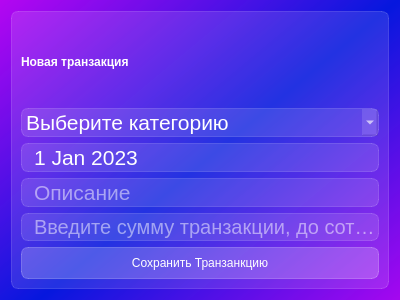
<?xml version="1.0" encoding="UTF-8"?>
<ui version="4.0">
 <class>Form</class>
 <widget class="QWidget" name="Form">
  <property name="geometry">
   <rect>
    <x>0</x>
    <y>0</y>
    <width>400</width>
    <height>300</height>
   </rect>
  </property>
  <property name="windowTitle">
   <string>Form</string>
  </property>
  <property name="styleSheet">
   <string notr="true">background-color: qlineargradient(spread:reflect, x1:0.549682, y1:0.494, x2:0, y2:0, stop:0 rgba(0, 18, 221, 216), stop:1 rgba(179, 0, 241, 216));
font: 10pt &quot;Bahnschrift SemiLight&quot;;

</string>
  </property>
  <layout class="QVBoxLayout" name="verticalLayout_2">
   <item>
    <widget class="QFrame" name="frame">
     <property name="styleSheet">
      <string notr="true">background-color: rgba(255, 255, 255, 30);
border: 1px solid rgba(255, 255, 255, 40);
border-radius: 7px;</string>
     </property>
     <property name="frameShape">
      <enum>QFrame::StyledPanel</enum>
     </property>
     <property name="frameShadow">
      <enum>QFrame::Raised</enum>
     </property>
     <layout class="QVBoxLayout" name="verticalLayout">
      <item>
       <widget class="QLabel" name="transaction_label">
        <property name="styleSheet">
         <string notr="true">color: rgb(255, 255, 255);
font: 75 20pt &quot;MS Shell Dlg 2&quot;;
background-color: none;
border: none;
font-weight: bold;
</string>
        </property>
        <property name="text">
         <string>Новая транзакция</string>
        </property>
       </widget>
      </item>
      <item>
       <widget class="QComboBox" name="categoryComboBox">
        <property name="styleSheet">
         <string notr="true">QComboBox{
font-size: 16pt;
color: white;
}

QComboBox::item{
color: black;
}</string>
        </property>
        <property name="editable">
         <bool>false</bool>
        </property>
        <property name="currentText">
         <string>Выберите категорию</string>
        </property>
        <property name="currentIndex">
         <number>0</number>
        </property>
        <property name="duplicatesEnabled">
         <bool>false</bool>
        </property>
        <item>
         <property name="text">
          <string>Выберите категорию</string>
         </property>
        </item>
        <item>
         <property name="text">
          <string>Здоровье</string>
         </property>
        </item>
        <item>
         <property name="text">
          <string>Еда</string>
         </property>
        </item>
        <item>
         <property name="text">
          <string>Развлечения</string>
         </property>
        </item>
        <item>
         <property name="text">
          <string>Подарки</string>
         </property>
        </item>
        <item>
         <property name="text">
          <string>Другое</string>
         </property>
        </item>
       </widget>
      </item>
      <item>
       <widget class="QDateEdit" name="dateEdit">
        <property name="styleSheet">
         <string notr="true">font-size: 16pt;
color: white;
padding-left:10px;</string>
        </property>
        <property name="buttonSymbols">
         <enum>QAbstractSpinBox::NoButtons</enum>
        </property>
        <property name="date">
         <date>
          <year>2023</year>
          <month>1</month>
          <day>1</day>
         </date>
        </property>
       </widget>
      </item>
      <item>
       <widget class="QLineEdit" name="descriptionLine">
        <property name="styleSheet">
         <string notr="true">font-size: 16pt;
color:rgb(255, 255, 255);
padding-left: 10px;</string>
        </property>
        <property name="placeholderText">
         <string>Описание</string>
        </property>
       </widget>
      </item>
      <item>
       <widget class="QLineEdit" name="money_sumLine">
        <property name="styleSheet">
         <string notr="true">font-size: 15pt;
color:rgb(255, 255, 255);
padding-left: 10px;</string>
        </property>
        <property name="placeholderText">
         <string>Введите сумму транзакции, до сотых</string>
        </property>
       </widget>
      </item>
      <item>
       <widget class="QPushButton" name="save_pushButton">
        <property name="styleSheet">
         <string notr="true">QPushButton {
font: 75 12pt &quot;MS Shell Dlg 2&quot;;
color: rgb(255, 255, 255);
background-color: rgba(255, 255, 255, 50);
border: 1px solid rgba(255, 255, 255, 60);
border-radius: 7px;
width: 230px;
height: 30px;
}
QPushButton:hover{
background-color: rgba(255, 255, 255, 60);
}

QPushButton:pressed{
background-color: rgba(255, 255, 255, 80);
}</string>
        </property>
        <property name="text">
         <string>Сохранить Транзанкцию</string>
        </property>
       </widget>
      </item>
     </layout>
    </widget>
   </item>
  </layout>
 </widget>
 <resources/>
 <connections/>
</ui>
